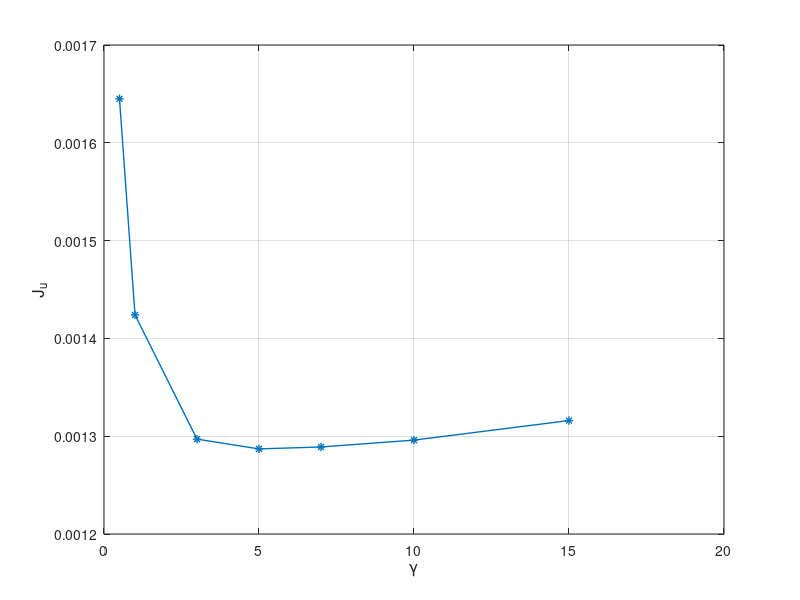
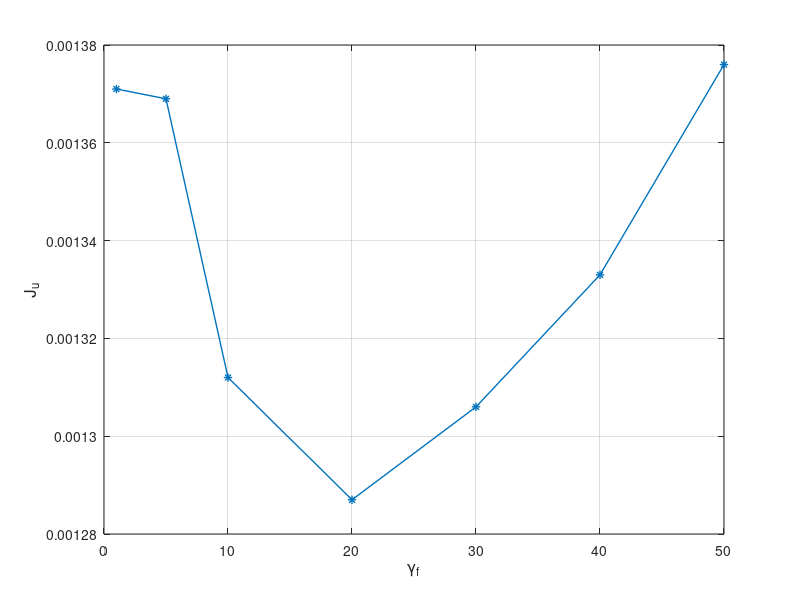
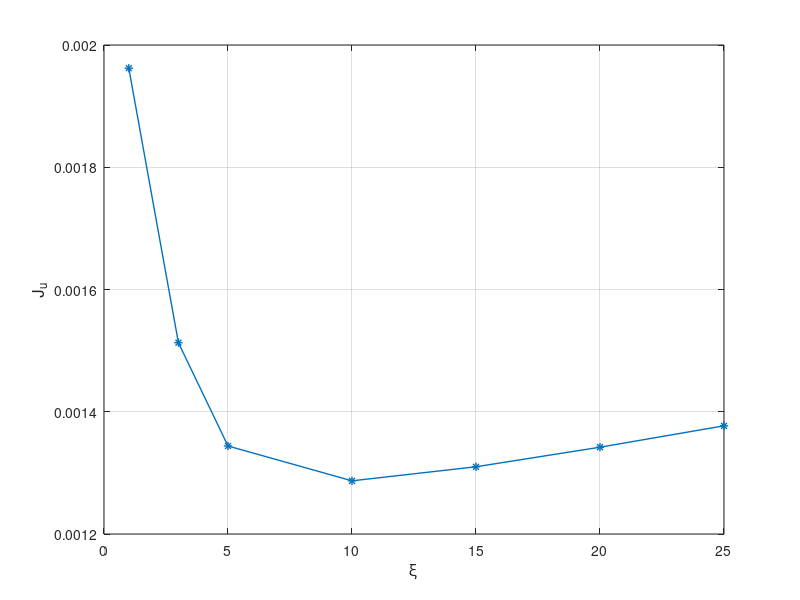
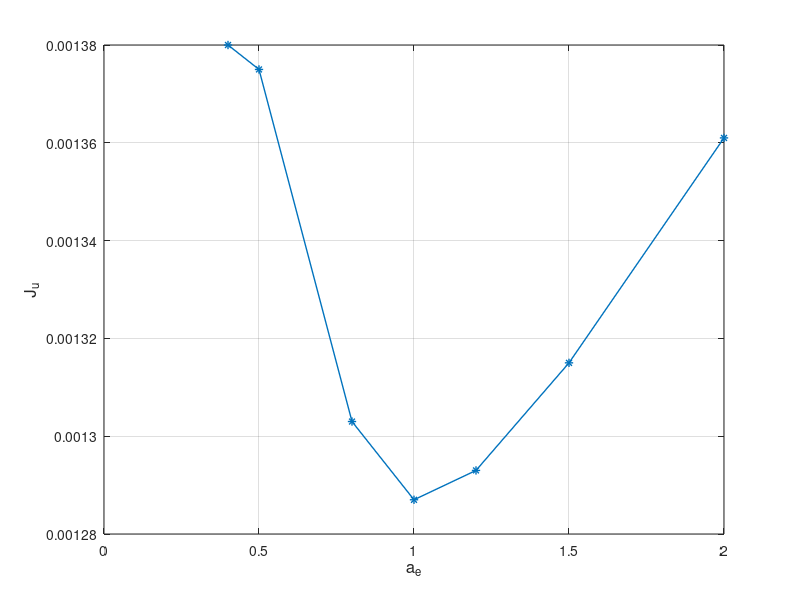

Write the MATLAB code that produced these figures, in order.
%%
figure('Position', [200, 200, 500, 300])
gamma_v = [0.5, 1, 3, 5, 7, 10, 15];
Ju_v = [0.001645, 0.001424, 0.001297, 0.001287, 0.001289, 0.001296, 0.001316];

plot(gamma_v, Ju_v, '-*', 'linewidth', 1);
grid on;
xlabel('\gamma', 'fontsize', 12);
ylabel('J_u', 'fontsize', 12);

%%
figure('Position', [200, 200, 500, 300])
gammaf_v = [1, 5, 10, 20, 30, 40, 50];
Ju_v = [0.001371, 0.001369, 0.001312, 0.001287, 0.001306, 0.001333, 0.001376];

plot(gammaf_v, Ju_v, '-*', 'linewidth', 1);
grid on;
xlabel('\gamma_f', 'fontsize', 12);
ylabel('J_u', 'fontsize', 12);

%%
figure('Position', [200, 200, 500, 300])
xi_v = [1, 3, 5, 10, 15, 20, 25];
Ju_v = [0.001962, 0.001513, 0.001344, 0.001287, 0.001310, 0.001342, 0.001377];

plot(xi_v, Ju_v, '-*', 'linewidth', 1);
grid on;
xlabel('\xi', 'fontsize', 12);
ylabel('J_u', 'fontsize', 12);

%%
figure('Position', [200, 200, 500, 300])
ae_v = [0.4, 0.5, 0.8, 1, 1.2, 1.5, 2];
Ju_v = [0.001380, 0.001375, 0.001303, 0.001287, 0.001293, 0.001315, 0.001361];

plot(ae_v, Ju_v, '-*', 'linewidth', 1);
grid on;
xlabel('a_e', 'fontsize', 12);
ylabel('J_u', 'fontsize', 12);

%%
figure('Position', [200, 200, 500, 300])
qe_v = [0.01, 0.05, 0.1, 0.2, 0.3, 0.4, 0.5];
Ju_v = [0.001614, 0.001539, 0.001379, 0.001287, 0.001322, 0.001361, 0.001372];

plot(qe_v, Ju_v, '-*', 'linewidth', 1);
grid on;
xlabel('q_e', 'fontsize', 12);
ylabel('J_u', 'fontsize', 12);